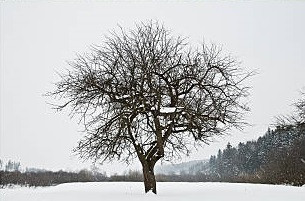
#> input picture winter.jpg, 305 x 201 px
$ python rain_snow.py
#> lines starting #> are read from the running program, lines starting #| are printed output that depends on the picture
import cv2
import numpy as np
import imageio
import random

dataset = []
snow_circles = []
rain_lines = []

winter = cv2.imread('winter.jpg')
#> winter is the input picture: shape (201, 305, 3); mean B, G, R 185.8, 185.3, 184.5
winter = cv2.cvtColor(winter, cv2.COLOR_BGR2GRAY)
#> winter: shape (201, 305)

autumn = cv2.imread('autumn.jpg')
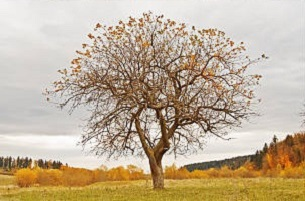
#> input picture autumn.jpg, 305 x 201 px
#> autumn is the input picture: shape (201, 305, 3); mean B, G, R 152.2, 176.1, 192.8
autumn = cv2.cvtColor(autumn, cv2.COLOR_BGR2GRAY)
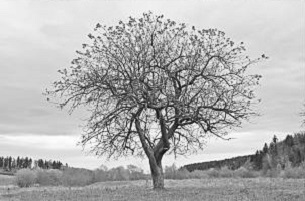
#> autumn: shape (201, 305); min 17, max 255, mean 178.4


R,C = winter.shape
#> R = 201; C = 305


winter_copy = winter.copy()

winter_percent = 1
autumn_percent = 0


while True:
    if len(snow_circles) <= 100:
        snow_circles.append((random.randint(0, C),-10))  # c and r1
        snow_circles.append((random.randint(0, C),-10))  # c and r1
    else:
        winter_copy = cv2.addWeighted(winter, winter_percent, autumn, autumn_percent, 0)

        winter_percent -= 0.02
        winter_percent = max(0, winter_percent)
        autumn_percent += 0.02
        autumn_percent = min(1, autumn_percent)

    continue_loop = False
    for j in range(len(snow_circles)):
        cv2.circle(winter_copy, snow_circles[j], 1, 255, -1)
        left_random = random.randint(-1, 1)
        snow_circles[j] = (snow_circles[j][0] + left_random, snow_circles[j][1] + 3)
        if snow_circles[j][1] < R + 30:
            continue_loop = True

    if not continue_loop:
        break

    img_uint8 = winter_copy.astype(np.uint8)
    dataset.append(img_uint8)
    winter_copy = winter.copy()
#> after the loop, autumn_percent = 1; dataset = 130 items; snow_circles = 102 pairs, first value -12 to 310, second value 233 to 383; winter_percent = 0

autumn_copy = autumn.copy()

rain_speed = 7

while True:
    if len(rain_lines) >= 1000:
        break
    for i in range(int(rain_speed)):
        rain_lines.append((random.randint(-C, C), -5))
    rain_speed += 0.2
    for i in range(len(rain_lines)):
        cv2.line(autumn_copy, (rain_lines[i][0], rain_lines[i][1]), (rain_lines[i][0] + 3, rain_lines[i][1] + 5), 200, 1)
        rain_lines[i] = (rain_lines[i][0] + 3, rain_lines[i][1] + 7)

    img_uint8 = autumn_copy.astype(np.uint8)
    dataset.append(img_uint8)
    autumn_copy = autumn.copy()
#> after the loop, dataset = 204 items; rain_lines = 1016 pairs, first value -298 to 512, second value 2 to 513; rain_speed = 21.8


imageio.mimsave("rain_snow.gif", dataset, duration=0.2)
